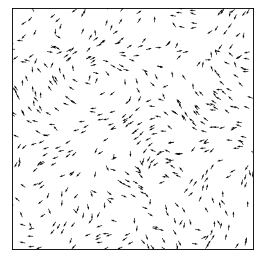

The script that saved this image:
import matplotlib.pyplot as pls
import numpy as np

"""Simulate Viscek Model for Flocking Birds

Create Your Own Active Matter Simulation (With Python)
Philip Mocz (2021) Princeton Univeristy, @PMocz
https://medium.com/swlh/create-your-own-active-matter-simulation-with-python-76fce4a53b6f

"""

def main():
  """Finite volume simulation"""
  
  # Simulation parameters
  v0 = 1.0 # Velocity
  eta = 0.5 # Random fluctuation in angle (in radians)
  L = 10 # Size of box
  R = 1 # Interaction radius
  dt = 0.2 # Time step
  Nt = 200 # Number of time steps
  N = 500 # Number of birds
  plotRealTime = True
  
  # Initialize
  np.random.seed(17) # Set the random number generator seed
  
  # Bird positions
  x = np.random.rand(N,1) * L
  y = np.random.rand(N,1) * L
  
  # Bird velocities
  theta = 2 * np.pi * np.random.rand(N, 1)
  vx = v0 * np.cos(theta)
  vy = v0 * np.sin(theta)
  
  # Preparatory figure
  fig = plt.figure(figsize=(4,4), dpi=80)
  ax = plt.gca()
  
  # Simulation main loop
  for i in range(Nt):
    # Move
    x += vx * dt
    y += vy * dt
    
    # Apply periodic BCs
    x = x % L
    y = y % L
    
    # Find mean angle of neighbors within R
    mean_theta = theta
    for b in range(N):
      neighbors = (x - x[b])**2 + (y - y[b])**2 < R**2
      sx = np.sum(np.cos(theta[neighbors]))
      sy = np.sum(np.sin(theta[neighbors]))
      mean_theta[b] = np.arctan2(sy, sx)
      
    # Add random perturbations
    theta = mean_theta + eta * (np.random.rand(N,1) - 0.5)
    
    # Update velocities
    vx = v0 * np.cos(theta)
    vy = v0 * np.sin(theta)
    
    # Plot in real time
    if plotRealTime or (i == Nt - 1):
      plt.cla()
      plt.quiver(x, y, vx, vy)
      ax.set(xlim=(0, L), ylim=(0, L))
      ax.set_aspect('equal')
      ax.get_xaxis().set_visible(False)
      ax.get_yaxis().set_visible(False)
      plt.pause(0.001)
  
  # Save figure
  plt.savefig('activematter.png', dpi=240)
  plt.show()
  
  return 0


if __name__ == "__main__":
  main()
